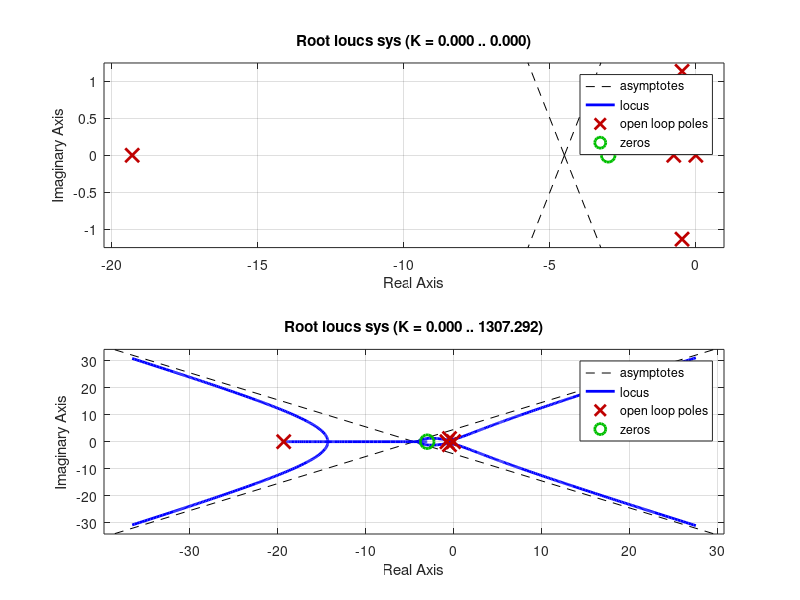

Write the MATLAB code that produced this figure.
clear all;
close all;
clc;

k=[-3000,3000];
for i=1:2
    numerator=[k(i),3*k(i)];
    denominator=[1,21,35,44,22,0];
    sys=tf(numerator,denominator);
    display(sys)
    subplot(2,1,i);
    rlocus(sys);
end
